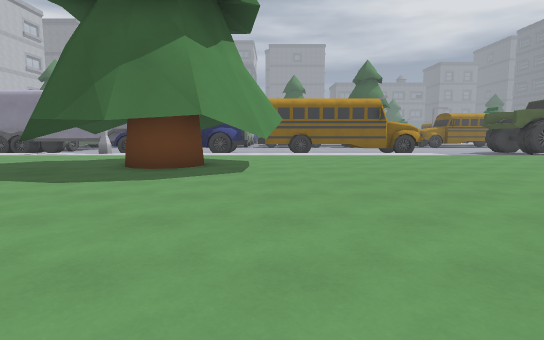
view 1 (above)

24 first-person views from a walk through a Godot game level. The camera is 1.3 m above the floor, tilts 6° down and sees 80° across. The floor is counted in squares, 2 m on a side. Each view is taken from the middle of a square. On the plan, view 1 faces up. The plan holds only what a view shows up to about 10 squares ahead; the rest is blank. The place goes on beyond the plan.

view 2
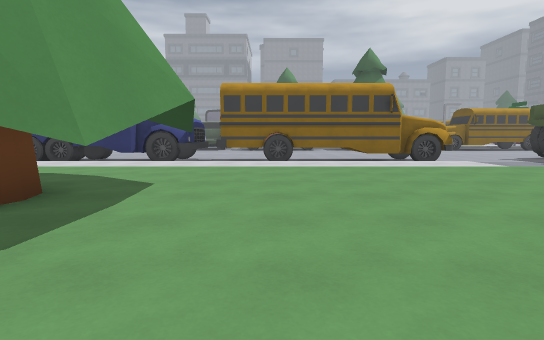

view 3
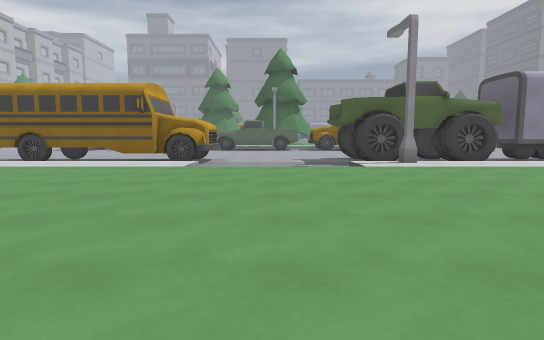

view 4
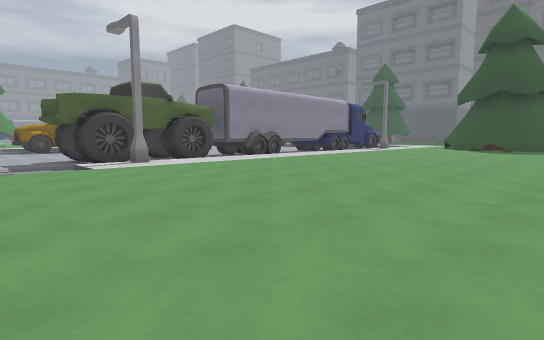

view 5
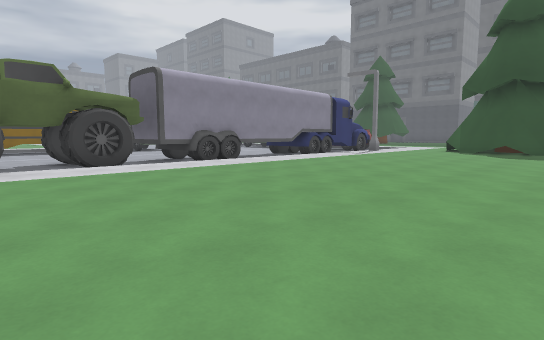

view 6
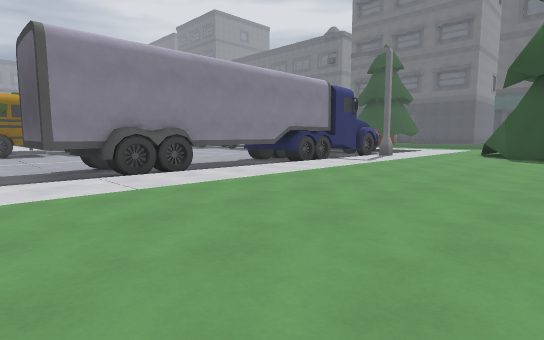

view 7
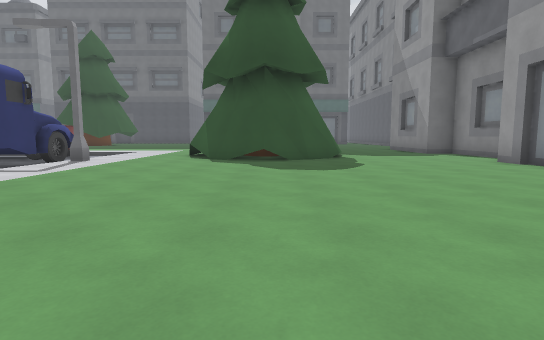

view 8
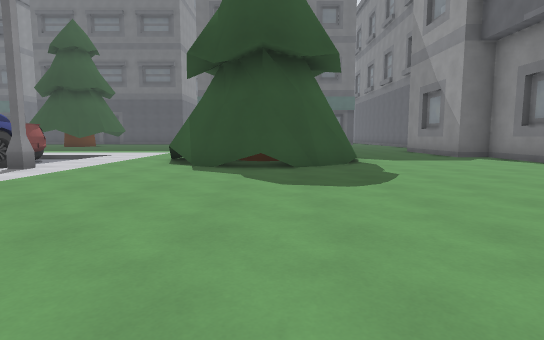

view 9
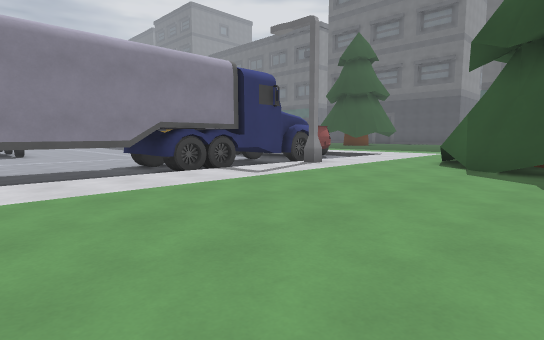

view 10
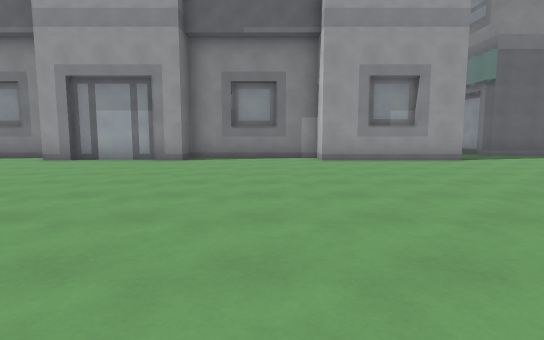

view 11
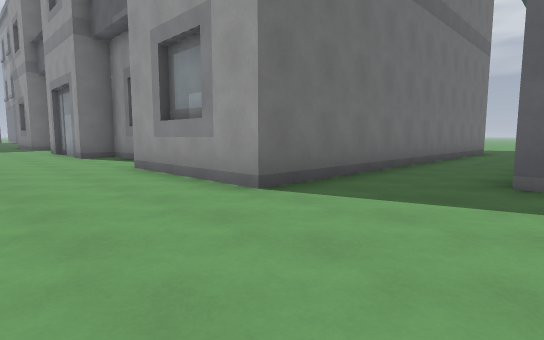

view 12
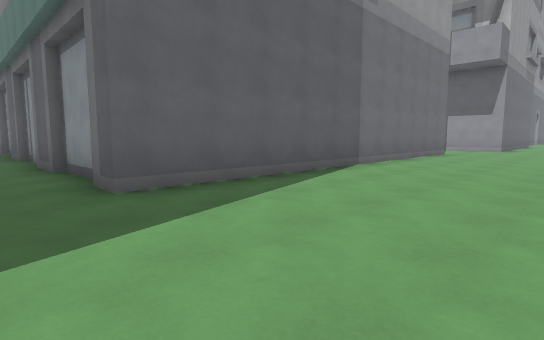

view 13
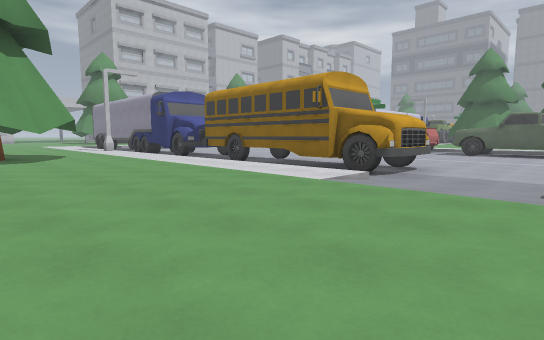

view 14
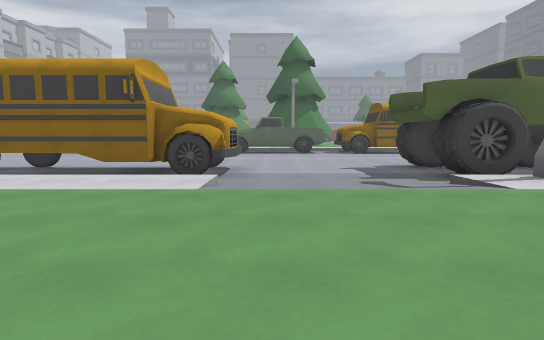

view 15
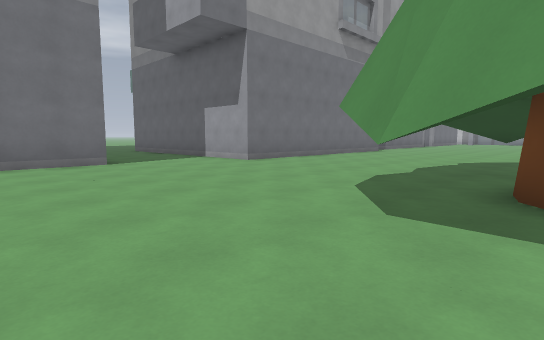

view 16
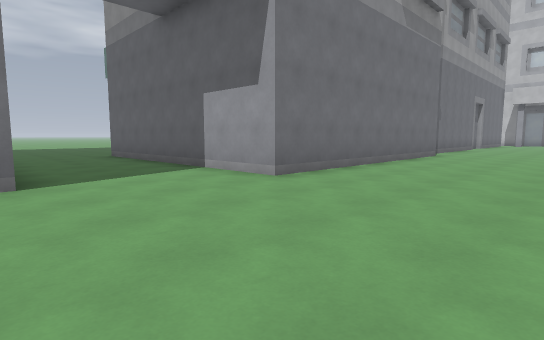

view 17
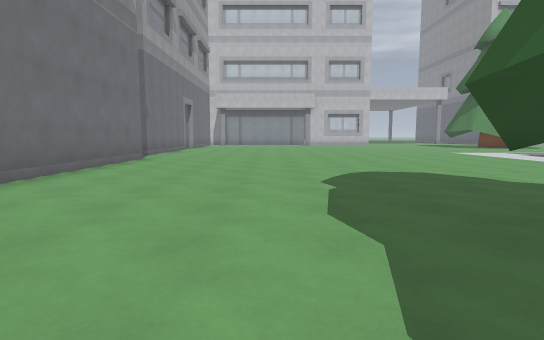

view 18
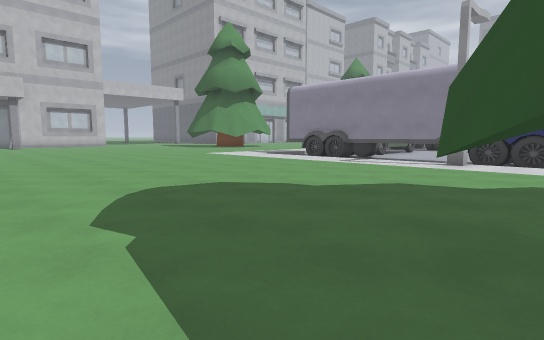

view 19
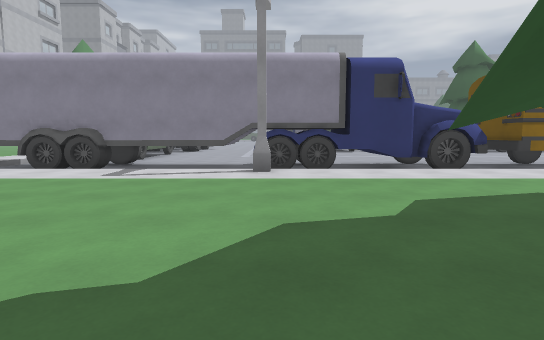

view 20
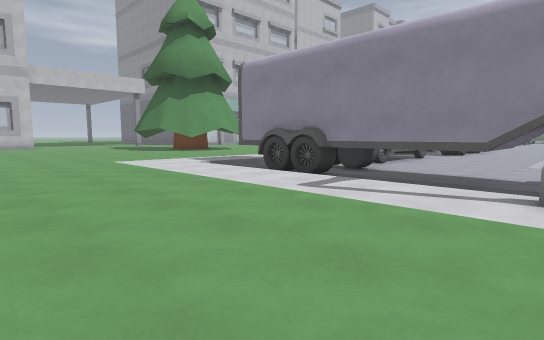

view 21
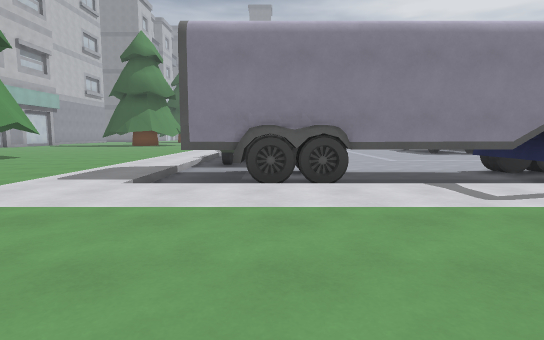

view 22
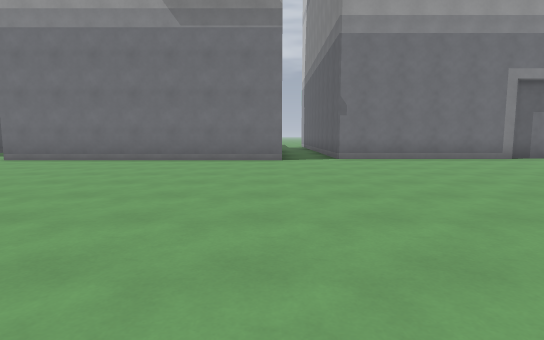

view 23
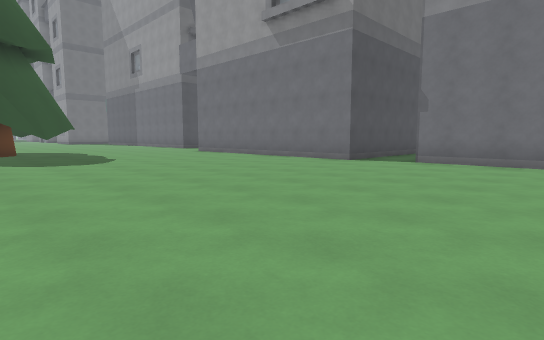

view 24
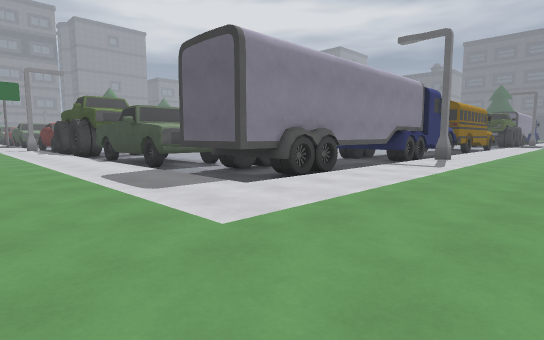

### Floor plan
Key: @ floor where view 1 was taken; # wall or solid block; . main floor; - floor 0.25 m lower than the main floor; / step, stairs or slope; ^ raised ledge; T tree; B bus; R truck; H thing the floor can be seen under or through; U building.
Columns run from 16 left of view 1 to 28 right of it. Each row starts with its distance up from view 1.
 20  ../R   --
 19  ../R  ---             --      --  --
 18 .../RR------          ---      --- ---
 17 .../RR------     ------------- --- ----
 16 .../-----------------------R-R --  ----
 15 .../HHH  HH#### BBB BBB----R-RR^##   H###
 14 .../HHHHHHH#####BBBBBBB----R-RR^##HHHH#####
 13 .../-HH   #####-BB   BB----R-RR----  --  -
 12 ..........#.........../---/#............#....
 11 .............................................
 10 ..............T..............................
  9 ............T...T.........................TTT
  8 ...........T..T.T........................TTT
  7 .............TT..........................TT
  6 ...........TT...T........................TTTT
  5 ............T........  ...................TT
  4 .....................   .....................
  3 ....................   ......................
  2 .............................................
  1 .............................####....####...#
  0 ####.########...@............#  ######  #####
 -1    #.#      #...###########..#
 -2     .#      #...          #U.#
 -3             #...          #..#
 -4             #...          #U.#
 -5             #...           U.#
 -6             #...           ..#
 -7              ...          #..#
 -8                           #U.
 -9                            U

Where each view was taken, in squares from view 1:
view 1: 0 up, 0 right, facing up
view 2: 4 up, 1 right, facing up
view 3: 4 up, 8 right, facing up
view 4: 4 up, 8 right, facing up-right
view 5: 5 up, 11 right, facing up-right
view 6: 7 up, 14 right, facing up-right
view 7: 7 up, 16 right, facing right
view 8: 7 up, 18 right, facing right
view 9: 7 up, 18 right, facing up-right
view 10: 10 up, 18 right, facing down
view 11: 4 up, 10 right, facing down-right
view 12: 3 up, 12 right, facing down-left
view 13: 7 up, 9 right, facing up-left
view 14: 7 up, 7 right, facing up
view 15: 7 up, 2 right, facing down-left
view 16: 4 up, 0 right, facing down-left
view 17: 4 up, 2 left, facing left
view 18: 4 up, 4 left, facing up-left
view 19: 6 up, 6 left, facing up
view 20: 8 up, 6 left, facing up-left
view 21: 8 up, 11 left, facing up
view 22: 9 up, 11 left, facing down
view 23: 8 up, 16 left, facing down-right
view 24: 9 up, 16 left, facing up-right
